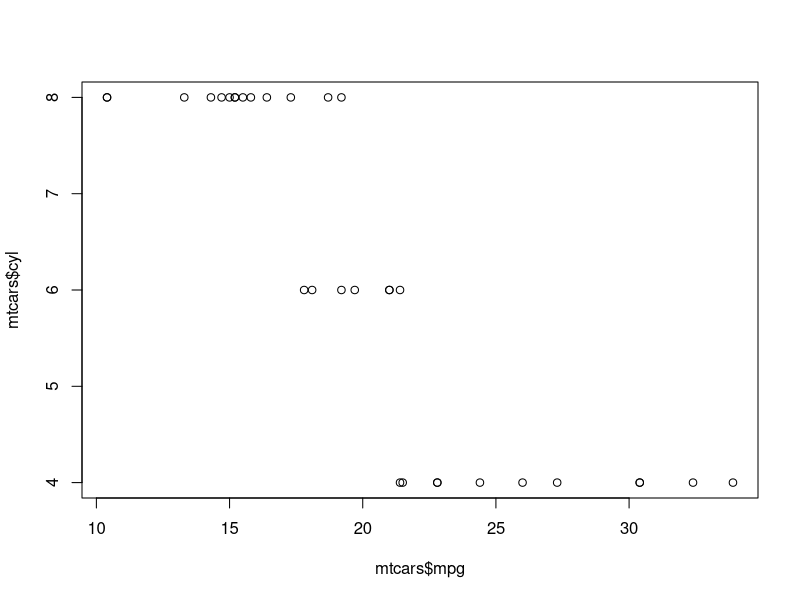
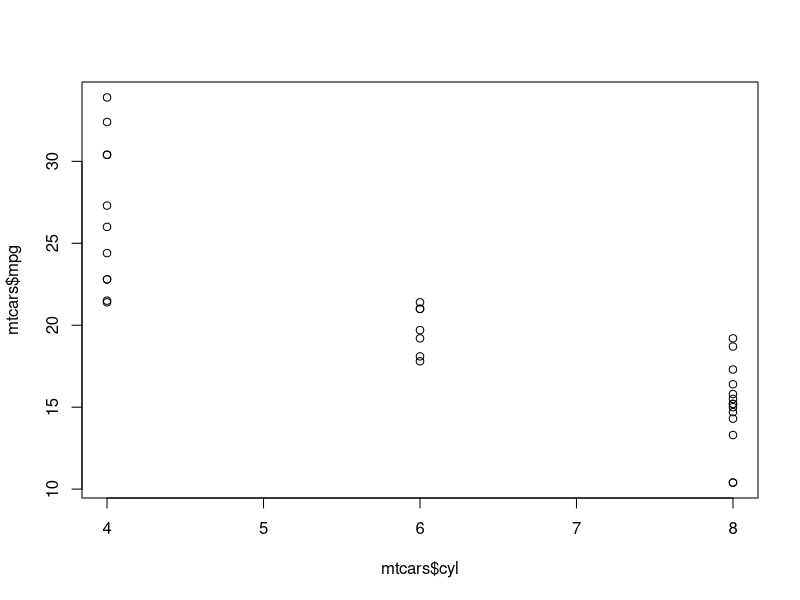

Write R code to recreate these figures, in order.
## ---- chunk 1
head(mtcars)
## ---- chunk 2
plot(mtcars$mpg, mtcars$cyl)
## ---- chunk 3
library(dplyr)

## ---- chunk 4
  example1 <- mean(mtcars$mpg)
  example1
## ---- chunk 5
  example3 <- mean(mtcars$mpg)
  example3
## ---- chunk 6
plot(mtcars$cyl, mtcars$mpg)
